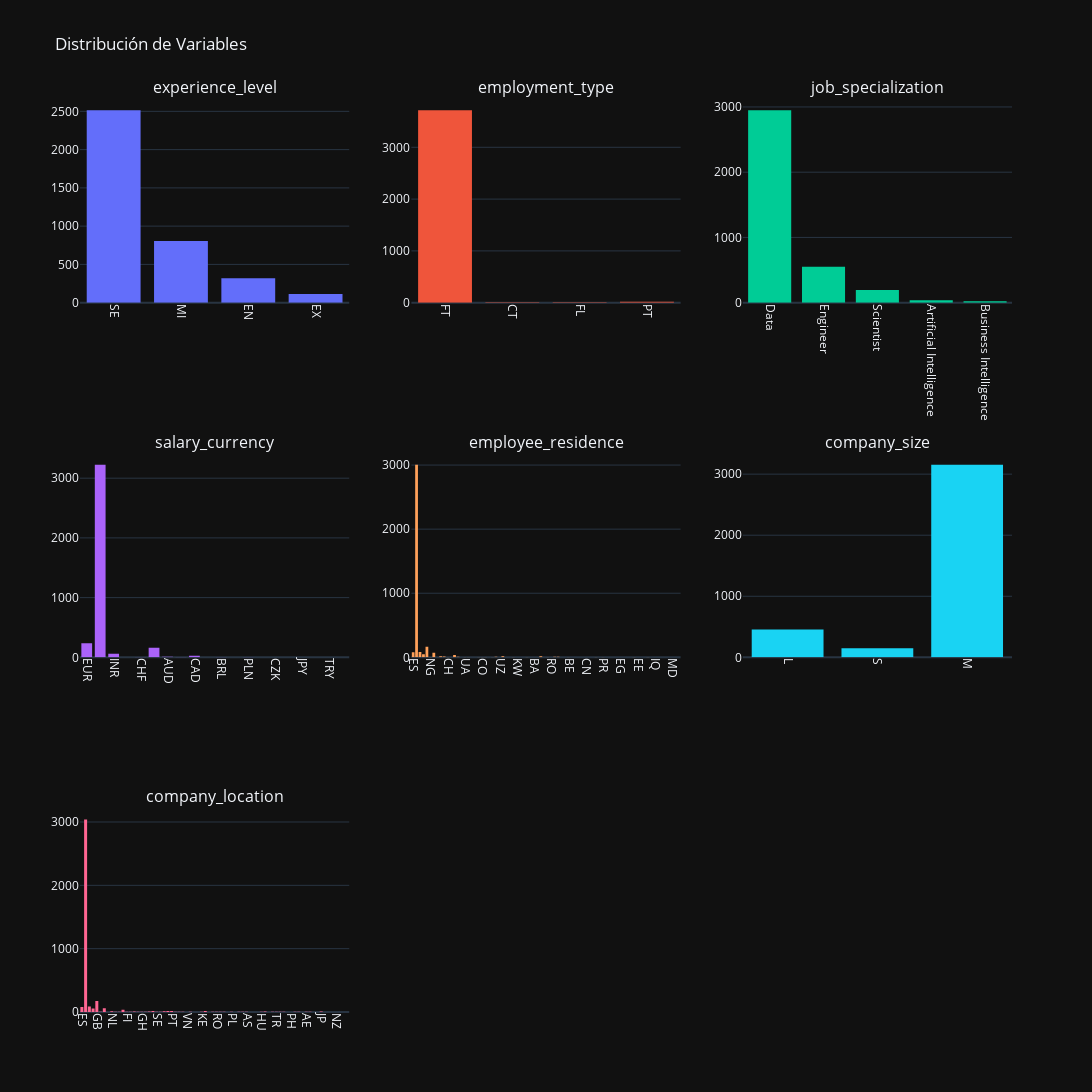

Notebook cell for this chart:
### Markdown cell above
#### Variables categóricas

### Code cell
cols = ['experience_level', 'employment_type', 'job_specialization', 'salary_currency', 'employee_residence', 'company_size', "company_location"]
fig = make_subplots(rows=3, cols=3, subplot_titles=cols)
for i, col in enumerate(cols):
    row = i // 3 + 1
    col = i % 3 + 1
    fig.add_trace(go.Histogram(x=df[cols[i]], nbinsx=20, name=f'Distribución de {cols[i]}'), row=row, col=col)
fig.update_yaxes(showticklabels=False, row=3, col=3) #Esto elimina aquellas que están vacías.
fig.update_layout(height=1200, width=1500, title_text="Distribución de Variables", template='plotly_dark', showlegend=False)
fig.update_xaxes(tickangle=90)
fig.show()

### Figure 1 — Plotly figure (JSON) as saved in the notebook; plotly's stock layout.template omitted (floating-point values rounded to 4 significant figures; data arrays with more than 128 entries replaced by an {"elided": "..."} marker saying what was removed)
{"data": [{"name": "Distribución de experience_level", "nbinsx": 20, "type": "histogram", "x": {"elided": "3755 str values"}, "xaxis": "x", "yaxis": "y"}, {"name": "Distribución de employment_type", "nbinsx": 20, "type": "histogram", "x": {"elided": "3755 str values"}, "xaxis": "x2", "yaxis": "y2"}, {"name": "Distribución de job_specialization", "nbinsx": 20, "type": "histogram", "x": {"elided": "3755 str values"}, "xaxis": "x3", "yaxis": "y3"}, {"name": "Distribución de salary_currency", "nbinsx": 20, "type": "histogram", "x": {"elided": "3755 str values"}, "xaxis": "x4", "yaxis": "y4"}, {"name": "Distribución de employee_residence", "nbinsx": 20, "type": "histogram", "x": {"elided": "3755 str values"}, "xaxis": "x5", "yaxis": "y5"}, {"name": "Distribución de company_size", "nbinsx": 20, "type": "histogram", "x": {"elided": "3755 str values"}, "xaxis": "x6", "yaxis": "y6"}, {"name": "Distribución de company_location", "nbinsx": 20, "type": "histogram", "x": {"elided": "3755 str values"}, "xaxis": "x7", "yaxis": "y7"}], "layout": {"annotations": [{"font": {"size": 16}, "showarrow": false, "text": "experience_level", "x": 0.1444, "xanchor": "center", "xref": "paper", "y": 1, "yanchor": "bottom", "yref": "paper"}, {"font": {"size": 16}, "showarrow": false, "text": "employment_type", "x": 0.5, "xanchor": "center", "xref": "paper", "y": 1, "yanchor": "bottom", "yref": "paper"}, {"font": {"size": 16}, "showarrow": false, "text": "job_specialization", "x": 0.8556, "xanchor": "center", "xref": "paper", "y": 1, "yanchor": "bottom", "yref": "paper"}, {"font": {"size": 16}, "showarrow": false, "text": "salary_currency", "x": 0.1444, "xanchor": "center", "xref": "paper", "y": 0.6111, "yanchor": "bottom", "yref": "paper"}, {"font": {"size": 16}, "showarrow": false, "text": "employee_residence", "x": 0.5, "xanchor": "center", "xref": "paper", "y": 0.6111, "yanchor": "bottom", "yref": "paper"}, {"font": {"size": 16}, "showarrow": false, "text": "company_size", "x": 0.8556, "xanchor": "center", "xref": "paper", "y": 0.6111, "yanchor": "bottom", "yref": "paper"}, {"font": {"size": 16}, "showarrow": false, "text": "company_location", "x": 0.1444, "xanchor": "center", "xref": "paper", "y": 0.2222, "yanchor": "bottom", "yref": "paper"}], "height": 1200, "showlegend": false, "title": {"text": "Distribución de Variables"}, "width": 1500, "xaxis": {"anchor": "y", "domain": [0, 0.2889], "tickangle": 90}, "xaxis2": {"anchor": "y2", "domain": [0.3556, 0.6444], "tickangle": 90}, "xaxis3": {"anchor": "y3", "domain": [0.7111, 1], "tickangle": 90}, "xaxis4": {"anchor": "y4", "domain": [0, 0.2889], "tickangle": 90}, "xaxis5": {"anchor": "y5", "domain": [0.3556, 0.6444], "tickangle": 90}, "xaxis6": {"anchor": "y6", "domain": [0.7111, 1], "tickangle": 90}, "xaxis7": {"anchor": "y7", "domain": [0, 0.2889], "tickangle": 90}, "xaxis8": {"anchor": "y8", "domain": [0.3556, 0.6444], "tickangle": 90}, "xaxis9": {"anchor": "y9", "domain": [0.7111, 1], "tickangle": 90}, "yaxis": {"anchor": "x", "domain": [0.7778, 1]}, "yaxis2": {"anchor": "x2", "domain": [0.7778, 1]}, "yaxis3": {"anchor": "x3", "domain": [0.7778, 1]}, "yaxis4": {"anchor": "x4", "domain": [0.3889, 0.6111]}, "yaxis5": {"anchor": "x5", "domain": [0.3889, 0.6111]}, "yaxis6": {"anchor": "x6", "domain": [0.3889, 0.6111]}, "yaxis7": {"anchor": "x7", "domain": [0, 0.2222]}, "yaxis8": {"anchor": "x8", "domain": [0, 0.2222]}, "yaxis9": {"anchor": "x9", "domain": [0, 0.2222], "showticklabels": false}}}
